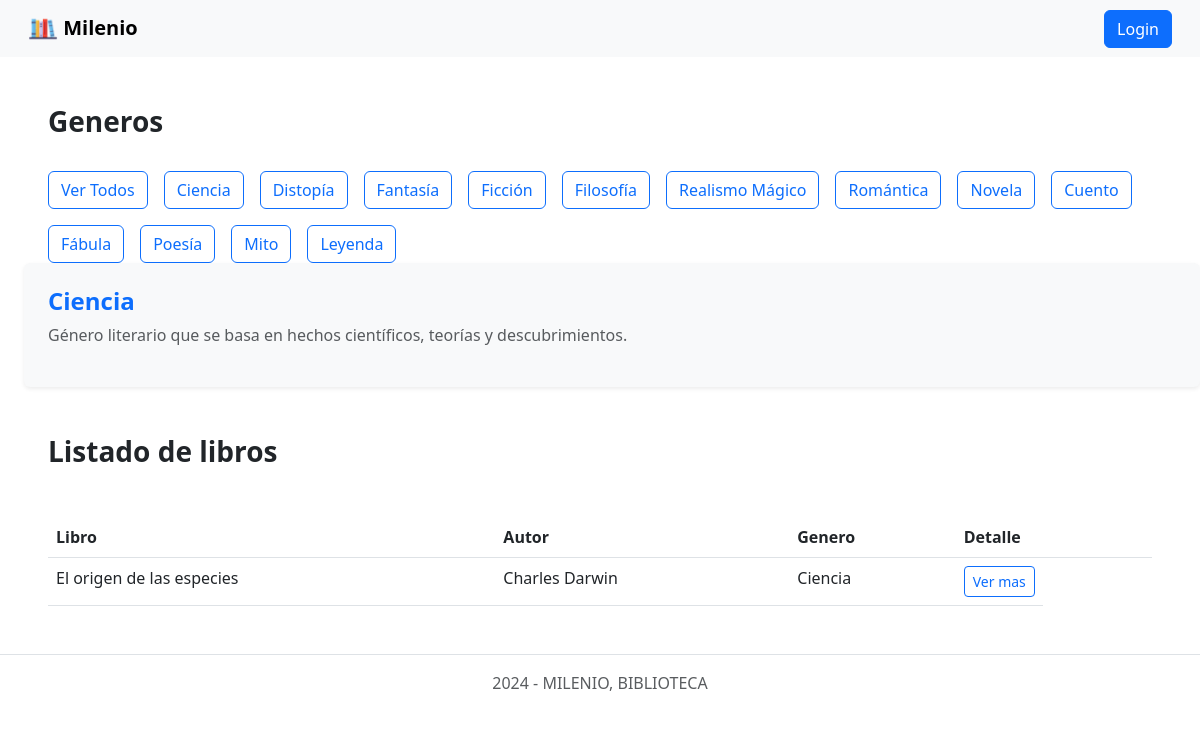
The app's page /home?genero=Ciencia with its own data.
### tables this page shows
CREATE TABLE `generos` (
  `id` int(11) NOT NULL,
  `nombre` varchar(255) NOT NULL,
  `descripcion` text DEFAULT NULL
);

CREATE TABLE `libros` (
  `id` int(11) NOT NULL,
  `titulo` varchar(100) NOT NULL,
  `autor` varchar(100) NOT NULL,
  `reseña` text DEFAULT NULL,
  `genero_id` int(11) NOT NULL
);

### app/controllers/catalogo.controller.php (called while the page is built, shortened)
<?php
    require_once './app/models/libro.model.php';
    require_once './app/models/genero.model.php';
class CatalogoController {
    private $modelLibro;
    private $modelGenero;
    public function __construct($res) {
        $this->modelLibro = new LibroModel();
        $this->modelGenero = new GeneroModel();
    }
    public function showLibros() {
        $generoSeleccionado = isset($_GET['genero']) ? $_GET['genero'] : null;
        $generos = $this->modelGenero->getGeneros();
        if ($generoSeleccionado) {
            $genero = $this->modelGenero->getGeneroPorNombre($generoSeleccionado);
            if ($genero) {
                $libros = $this->modelLibro->getLibrosPorGenero($genero->id);
                $generoDetalle = $genero;
            }
        } else {
            $libros = $this->modelLibro->getLibros();
            $generoDetalle = null;
        }
        include_once 'templates/layout/header.phtml';
        include_once 'templates/generos.phtml';
        include_once 'templates/catalogo.phtml';
        include_once 'templates/layout/footer.phtml';
    }
}

### app/models/genero.model.php (called while the page is built, shortened)
<?php
class GeneroModel {
    private $db;
    public function __construct() {
       $this->db = new PDO('mysql:host=localhost;dbname=milenio_db;charset=utf8', 'root', '');
    }
    public function getGeneros() {
        $query = $this->db->prepare('SELECT * FROM generos');
        $query->execute();
        $generos = $query->fetchAll(PDO::FETCH_OBJ);
        return $generos;
    }
    public function getGeneroPorNombre($nombre) {
        $query = $this->db->prepare('SELECT * FROM generos WHERE nombre = ?');
        $query->execute([$nombre]);
        return $query->fetch(PDO::FETCH_OBJ);
    }
}

### app/models/libro.model.php (called while the page is built, shortened)
<?php
class LibroModel {
    private $db;
    public function __construct() {
       $this->db = new PDO('mysql:host=localhost;dbname=milenio_db;charset=utf8', 'root', '');
    }
    public function getLibrosPorGenero($generoId) {
        $query = $this->db->prepare('
            SELECT libros.*, generos.nombre AS genero_nombre, generos.descripcion AS genero_descripcion
            FROM libros
            JOIN generos ON libros.genero_id = generos.id
            WHERE generos.id = ?
        ');
        $query->execute([$generoId]);
        $libros = $query->fetchAll(PDO::FETCH_OBJ);
        return $libros;
    }
}

### templates/generos.phtml (the view, shortened to what this page needs)
<?php
include_once './app/models/genero.model.php';
?>
<h2 class="fs-3 fw-bold mt-5 ms-5">Generos</h2>
<ul class="nav justify-content-start ms-5 mt-4 d-inline-flex gap-3">
    <li class="nav-item">
        <a href="home"><button type="button" class="btn btn-outline-primary">Ver Todos</button></a>
    </li>
    <?php foreach ($generos as $genero): ?>
        <li class="nav-item">
            <a href="home?genero=<?= urlencode($genero->nombre) ?>">
                <button type="button" class="btn btn-outline-primary">
                    <?php echo $genero->nombre ?>
                </button>
            </a>
        </li>
    <?php endforeach; ?>
</ul>
<?php if ($generoDetalle): ?>
    <div class="ms-4">
        <div class="bg-light p-4 rounded shadow-sm">
            <h3 class="fs-4 fw-bold text-primary"><?php echo $generoDetalle->nombre; ?></h3>
            <p class="text-muted"><?php echo $generoDetalle->descripcion; ?></p>
        </div>
    </div>
<?php endif; ?>

### templates/catalogo.phtml
<?php
    include_once './app/models/libro.model.php';
    include_once './app/models/genero.model.php';
?>
<div class="mx-5">
    <h2 class="fs-3 fw-bold mt-5">Listado de libros</h2>
    <table class="table mt-5">
        <thead>
            <tr>
                <th scope="col">Libro</th><th scope="col">Autor</th><th scope="col">Genero</th><th scope="col">Detalle</th>
            </tr>
        </thead>
        <tbody>
            <?php
                foreach($libros as $libro){
                    echo '
                        <tr>
                            <td>' . $libro->titulo . '</td>
                            <td>' . $libro->autor . '</td>
                            <td>' . $libro->genero_nombre . '</td>
                            <td class="d-inline-flex gap-3">
                                <a href="detail/' . $libro->id . '">
                                    <button type="button" class="btn btn-outline-primary btn-sm">Ver mas</button>
                                </a>
                            </td>
                        </tr>
                    ';
                }
            ?>
        </tbody>
    </table>
</div>

### records on screen
generos: nombre "Ciencia", descripcion "Género literario que se basa en hechos científicos, teorías y descubrimientos."
generos: nombre "Distopía"
generos: nombre "Fantasía"
generos: nombre "Ficción"
generos: nombre "Filosofía"
generos: nombre "Realismo Mágico"
generos: nombre "Romántica"
generos: nombre "Novela"
generos: nombre "Cuento"
generos: nombre "Fábula"
generos: nombre "Poesía"
generos: nombre "Mito"
generos: nombre "Leyenda"
libros: titulo "El origen de las especies", autor "Charles Darwin", genero.nombre "Ciencia"
